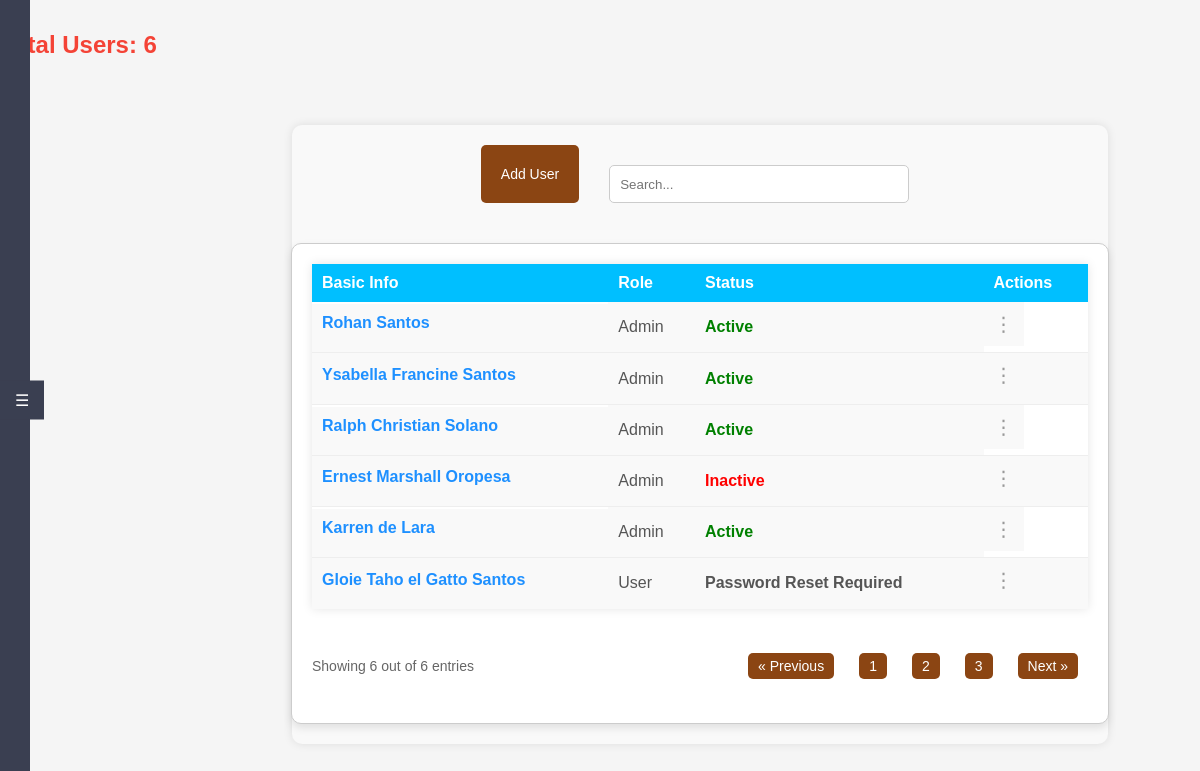
Page /users (signed in) on the earlier database version.
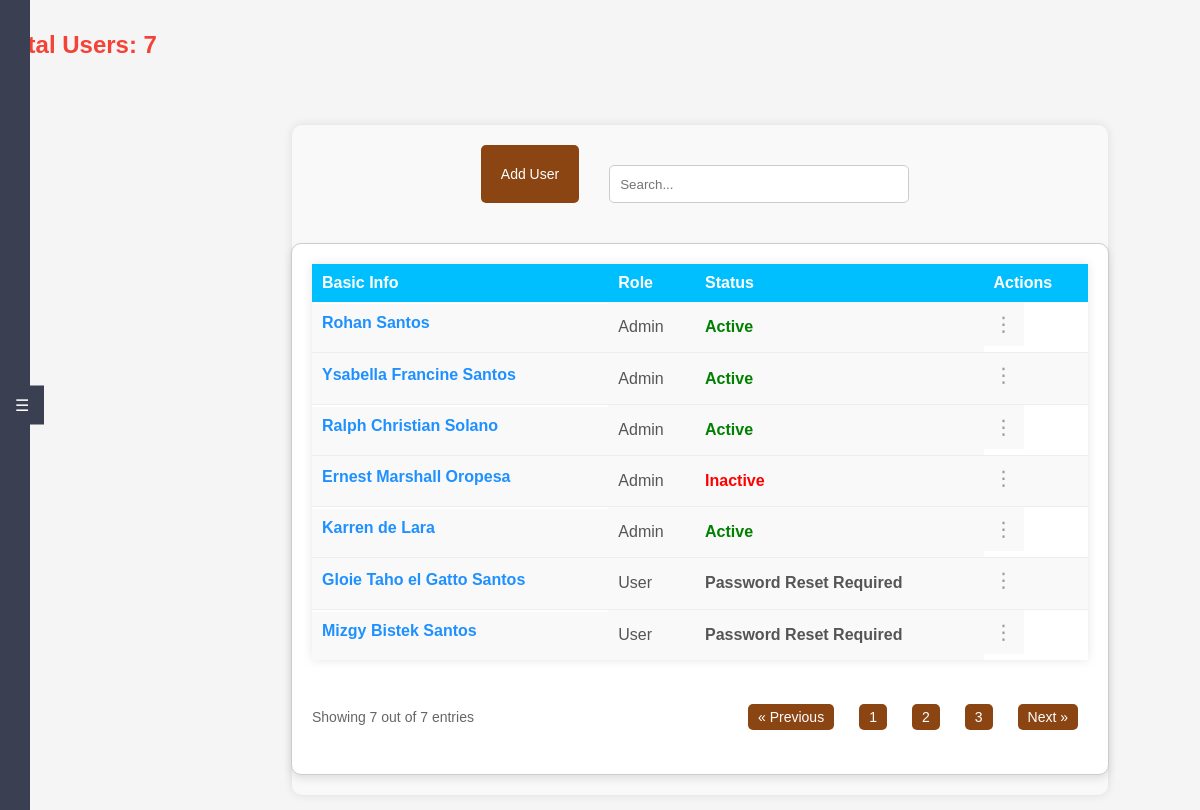
Same page on the later database version.
### tables this page shows
CREATE TABLE "users" (
	"user_id"	INTEGER,
	"userstat_id"	INTEGER,
	"role_id"	INTEGER NOT NULL,
	"username"	TEXT NOT NULL,
	"first_name"	TEXT,
	"last_name"	TEXT,
	"middle_name"	TEXT,
	"email"	TEXT NOT NULL,
	"password_hash"	TEXT NOT NULL,
	"date_created"	DATE,
	"is_locked"	BOOLEAN DEFAULT 0,
	"failed_attempts"	INTEGER DEFAULT 0,
	PRIMARY KEY("user_id"),
	UNIQUE("email"),
	UNIQUE("username"),
	FOREIGN KEY("userstat_id") REFERENCES "userStatus"("userstat_id"),
	FOREIGN KEY("role_id") REFERENCES "Roles"("role_id")
);

CREATE TABLE "Roles" (
	"role_id"	INTEGER,
	"role_name"	TEXT NOT NULL,
	PRIMARY KEY("role_id" AUTOINCREMENT)
);

CREATE TABLE "userStatus" (
	"userstat_id"	INTEGER NOT NULL UNIQUE,
	"userStatus"	TEXT NOT NULL,
	PRIMARY KEY("userstat_id" AUTOINCREMENT)
);

### app.py (the view)
@app.route('/users')
@role_required([1])  # Only admin can access
def users():
    conn = get_db_connection()
    users = conn.execute('''
        SELECT u.user_id, u.first_name || " " || u.last_name AS name, u.date_created, r.role_name AS role, us.userStatus AS status
        FROM users u
        JOIN roles r ON u.role_id = r.role_id
        JOIN userStatus us ON u.userstat_id = us.userstat_id
    ''').fetchall()
    total_users = conn.execute('SELECT COUNT(*) as count FROM users').fetchone()['count']
    roles = conn.execute('SELECT role_id, role_name FROM roles').fetchall()
    statuses = conn.execute('SELECT userstat_id, userStatus FROM userStatus').fetchall()
    conn.close()
    return render_template('users.html', users=users, total_users=total_users, roles=roles, statuses=statuses)

### app.py (called while the page is built)
def role_required(roles):
    def decorator(f):
        @wraps(f)
        def decorated_function(*args, **kwargs):
            if 'role_id' not in session:
                flash('You need to be logged in to access this page.')
                return redirect(url_for('login'))
            user_role_id = session['role_id']
            if user_role_id not in roles:
                flash('You do not have permission to access this page.')
                return redirect(url_for('dashboard'))
            return f(*args, **kwargs)
        return decorated_function
    return decorator

def get_db_connection():
    conn = sqlite3.connect(app.config['DATABASE'], timeout=30)
    conn.execute('PRAGMA journal_mode=WAL')
    conn.row_factory = sqlite3.Row
    return conn

### templates/users.html (shortened to what this page needs)
<!DOCTYPE html>
<html lang="en">
<head>
    <link rel="stylesheet" href="{{ url_for('static', filename='styles.css') }}">
</head>
<body class="users-page">
    <div class="sidebar-tab" id="sidebarTab">☰</div>
    <div id="sidebar" class="sidebar">
        <ul>
            <li><a href="{{ url_for('dashboard') }}">Dashboard</a></li>
            <li><a href="#">Profile</a></li>
            <li><a href="{{ url_for('users') }}">Users</a></li>
            <li><a href="#">Treatment</a></li>
            <li><a href="#">Maintenance</a></li>
            <li><a href="{{ url_for('inventory') }}">Inventory</a></li>
            <li><a href="{{ url_for('reports') }}">Reports</a></li>
            <li><a href="#">Payments</a></li>
            <br>
            <br>
            <br>
            <br>
            <br>
            <br>
            <li><a href="#">Help</a></li>
        </ul>
    </div>
    <header>
        <div class="header-left">
            <h1>Total Users: {{ total_users }}</h1>
        </div>
    </header>
    <div class="main-content">
        <div class="container">
            <div class="header-actions">
                <button class="add-user-btn" onclick="openModal()">Add User</button>
                <form class="search-form" action="{{ url_for('search') }}" method="get">
                    <input type="text" name="query" placeholder="Search...">
                </form>
            </div>
            <div class="table-container">
                <table class="user-table">
                    <thead>
                        <tr>
                            <th>Basic Info</th>
                            <th>Role</th>
                            <th>Status</th>
                            <th>Actions</th>
                        </tr>
                    </thead>
                    <tbody>
                        {% for user in users %}
                        <tr>
                            <td class="user-info">
                                <a href="#" class="name" onclick="viewUser({{ user.user_id }})">{{ user.name }}</a>
                            </td>
                            <td>{{ user.role }}</td>
                            <td class="status {% if user.status == 'Active' %}status-active{% elif user.status == 'Inactive' %}status-inactive{% elif user.status == 'Suspended' %}status-suspended{% elif user.status == 'Banned' %}status-banned{% elif user.status == 'Password Reset Required' %}status-password-reset{% elif user.status == 'Locked' %}status-locked{% endif %}">{{ user.status }}</td>
                            <td class="dropdown">
                                <button class="ellipsis-btn">⋮</button>
                            </td>
                        </tr>
                        {% endfor %}
                    </tbody>
                </table>
                <div class="pagination">
                    <div class="entries">
                        Showing {{ users|length }} out of {{ total_users }} entries
                    </div>
                    <ul class="page-numbers">
                        <li><a href="#">&laquo; Previous</a></li>
                        <li><a href="#">1</a></li>
                        <li><a href="#">2</a></li>
                        <li><a href="#">3</a></li>
                        <li><a href="#">Next &raquo;</a></li>
                    </ul>
                </div>
            </div>
        </div>
    </div>
</body>
</html>

Differences in the rows shown:
added users: name "Mizgy Bistek Santos", role "User", status "Password Reset Required"
Other differences:
{{ total_users }}: "6" → "7"
{{ users|length }}: "6" → "7"
